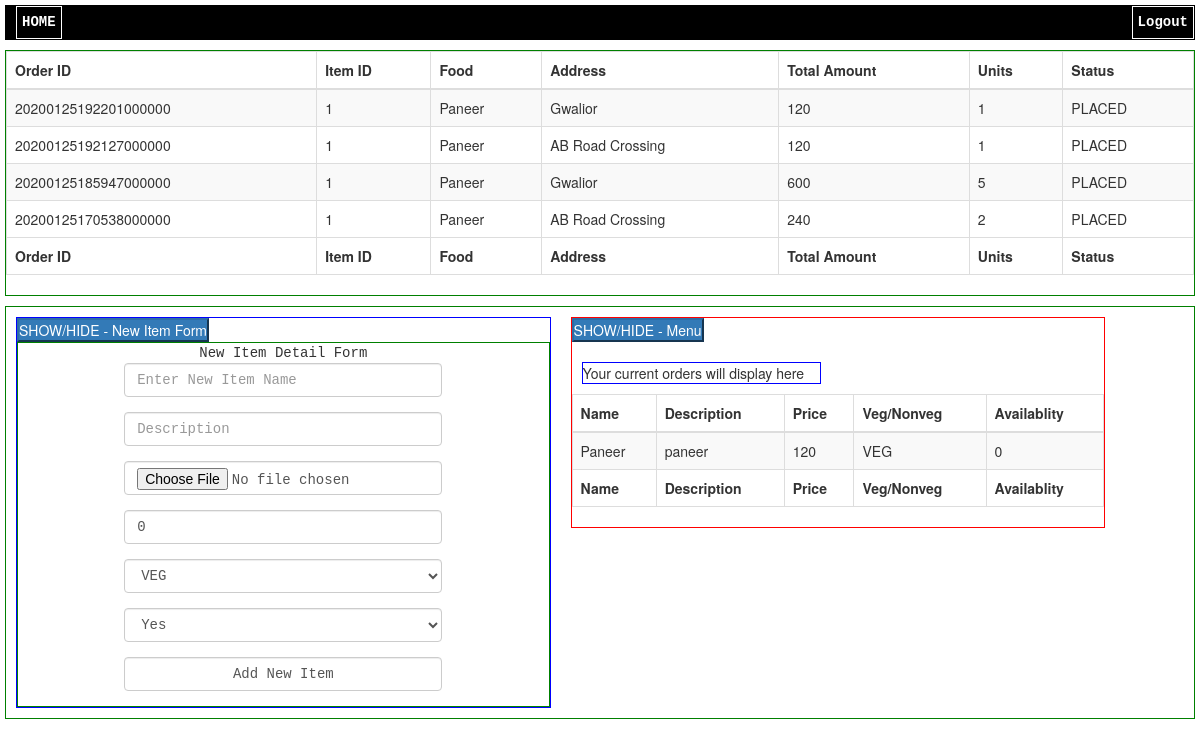
Screenshot of /dashboard.restaurant.php (signed in) with the database file from the repository.
### tables this page shows
CREATE TABLE `orders` (
  `id` int(11) NOT NULL,
  `order_id` varchar(30) NOT NULL,
  `item_id` int(11) NOT NULL,
  `item_name` varchar(100) NOT NULL,
  `user_id` varchar(20) NOT NULL,
  `restaurant_id` int(11) NOT NULL,
  `address` varchar(100) NOT NULL,
  `total_amount` int(11) NOT NULL,
  `units` int(11) NOT NULL,
  `timestamp` datetime NOT NULL DEFAULT CURRENT_TIMESTAMP,
  `status` varchar(20) NOT NULL DEFAULT 'PLACED'
);

CREATE TABLE `menu` (
  `id` int(11) NOT NULL,
  `menu_id` int(11) NOT NULL,
  `item_name` varchar(15) NOT NULL,
  `item_desc` varchar(100) DEFAULT NULL,
  `image` varchar(100) DEFAULT NULL,
  `price` int(11) NOT NULL,
  `veg_nonveg` varchar(10) NOT NULL,
  `availability` tinyint(1) NOT NULL
);

### scripts/restaurant-orders.php (the view, shortened to what this page needs)
<?php
	$conn = mysql_connect("localhost","root","") or die(mysql_error());
	$restaurantId = $_SESSION['restaurantId'];
	$query = "select * from orders where restaurant_id = '$restaurantId' ORDER BY timestamp DESC";
	$result = mysql_query("$query",$conn) or die(mysql_error());
 ?>
<table id="example" class="table table-striped table-bordered" style="width:100%;">
	<thead>
	   <tr>
	       <th>Order ID</th>
	   	   <th>Item ID</th>
	       <th>Food</th>
	       <th>Address</th>
	       <th>Total Amount</th>
	       <th>Units</th>
	       <th>Status</th>
	    </tr>
	</thead>
<?php
	if( mysql_num_rows($result) > 0 ){
		while ( $row = mysql_fetch_array($result) ) {
			echo "
				<tr>
					<td> ".$row['order_id']." </td>
					<td> ".$row['item_id']." </td>
					<td> ".$row['item_name']." </td>
					<td> ".$row['address']." </td>
					<td> ".$row['total_amount']." </td>
					<td> ".$row['units']." </td>
					<td> ".$row['status']." </td>
				</tr>
			";
		}
	}
?>
<tfoot>
   <tr>
       <th>Order ID</th>
   	   <th>Item ID</th>
       <th>Food</th>
       <th>Address</th>
       <th>Total Amount</th>
       <th>Units</th>
       <th>Status</th>
   </tr>
</tfoot>
</table>

### scripts/restaurant-get-menu.php (shortened to what this page needs)
<?php
	$conn = mysql_connect("localhost","root","") or die(mysql_error());
	$userEmail = $_SESSION['userEmail'];
	$query = " select id from restaurant where email='$userEmail' ";
	$result = mysql_query($query,$conn) or die(mysql_error());
	if( mysql_num_rows($result) > 0 ){
		while( $row = mysql_fetch_array($result) ){
			$restaurantId = $row['id'];
		}
	}
	$query = " select menu_id from restaurantmenu where restaurant_id = '$restaurantId' ";
	$result = mysql_query($query, $conn) or die(mysql_error());
	if( mysql_num_rows($result) > 0 )
	{
		while($row = mysql_fetch_array($result)){
			$menuId = $row['menu_id'];
		}
	}
	$query = " select * from menu where menu_id = '$menuId' ";
	$result = mysql_query($query , $conn) or die(mysql_error());
	if(mysql_num_rows($result) > 0)
	{
		$menu = "true";
	}
 ?>
<table id="example" class="table table-striped table-bordered" style="width:100%;">
       <thead>
           <tr>
               <th>Name</th>
               <th>Description</th>
               <th>Price</th>
               <th>Veg/Nonveg</th>
               <th>Availablity</th>
            </tr>
       </thead>
<?php
	if( isset($menu) )
	{
		while($row = mysql_fetch_array($result)){
			echo "<tr>";
        	echo "<td>". $row['item_name'] . "</td>
        		  <td>". $row['item_desc'] . "</td>
        		  <td>". $row['price'] ."</td>
        		  <td>". $row['veg_nonveg'] ."</td>
        		  <td>". $row['availability'] ."</td>";
        	echo "</tr>";
		}
	}
 ?>
<tfoot>
   <tr>
       <th>Name</th>
       <th>Description</th>
       <th>Price</th>
       <th>Veg/Nonveg</th>
       <th>Availablity</th>
   </tr>
</tfoot>

### style/style.css (style rules this page uses)
* { margin: 0px; padding: 0px; }
body { margin:5px; }

### rows the page displays
orders: order "20200125192201000000", item "1", item_name "Paneer", address "Gwalior", total_amount "120", units "1", status "PLACED"
orders: order "20200125192127000000", item "1", item_name "Paneer", address "AB Road Crossing", total_amount "120", units "1", status "PLACED"
orders: order "20200125185947000000", item "1", item_name "Paneer", address "Gwalior", total_amount "600", units "5", status "PLACED"
orders: order "20200125170538000000", item "1", item_name "Paneer", address "AB Road Crossing", total_amount "240", units "2", status "PLACED"
menu: item_name "Paneer", item_desc "paneer", price "120", veg_nonveg "VEG", availability "0"
